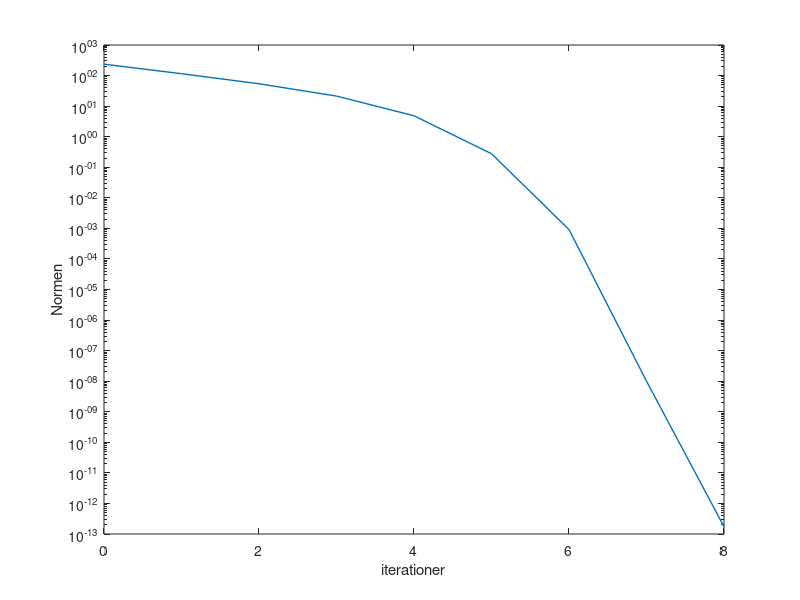
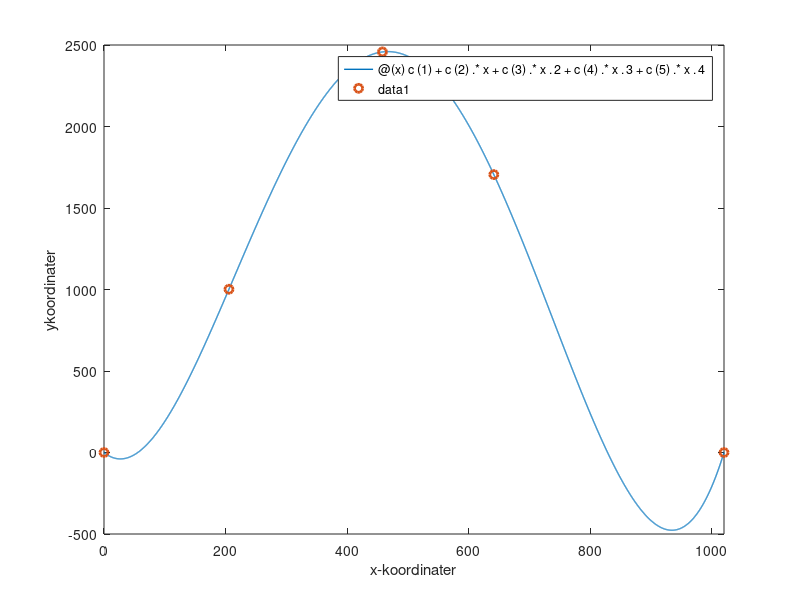

MATLAB code to generate these figures, in order:
%Uppgidt 3a

% vektor av alla xA och yA värdena för P1,P2 och P3
%     xA, yA 
A = [175, 950;
     410, 2400;
     675, 1730];

% vektor av alla xB och yB värdena för P1,P2 och P3
%    xB , yB
B = [160, 1008;
      381, 2500 ;
      656, 1760];

% vektor av alla avstånd mellan xA, xB värdena och P1,P2 och P3
%     LA , LB
L = [ 60 , 46;
      75 , 88;
      42 , 57];

%funtionen: 2 ekvationssystem för en Punkt. 6 okända. 
% (x-xA)^2 +(y-yA)^2=LA^2
% (x-xB)^2 +(y-yB)^2=LB^2
% x och y värdena är okända som vi ska hitta och xA,xB samt yA,yB värden
% tas från vektor A och B

f = @(x1,y1,x2,y2,x3,y3) [
    (x1 - A(1,1))^2 + (y1 - A(1,2))^2 + 0 + 0 + 0 + 0 - (L(1,1)^2);
    (x1 - B(1,1))^2 + (y1 - B(1,2))^2 + 0 + 0 + 0 + 0 - (L(1,2)^2);
    0 + 0 + (x2 - A(2,1))^2 + (y2 - A(2,2))^2 + 0 + 0 - (L(2,1)^2);
    0 + 0 + (x2 - B(2,1))^2 + (y2 - B(2,2))^2 + 0 + 0 - (L(2,2)^2);
    0 + 0 + 0 + 0 + (x3 - A(3,1))^2 + (y3 - A(3,2))^2 - (L(3,1)^2);
    0 + 0 + 0 + 0 + (x3 - B(3,1))^2 + (y3 - B(3,2))^2 - (L(3,2)^2);

   
];


% komponenterna i Jacobianen: derivatan
J = @(x1,y1,x2,y2,x3,y3) [
    2* (x1 - A(1,1)), 2*(y1 - A(1,2)), 0, 0, 0, 0;
    2*(x1 - B(1,1)), 2*(y1 - B(1,2)), 0, 0, 0, 0;
    0, 0, 2*(x2 - A(2,1)), 2*(y2 - A(2,2)), 0, 0;
    0, 0, 2*(x2 - B(2,1)), 2*(y2 - B(2,2)), 0, 0;
    0, 0, 0, 0, 2*(x3 - A(3,1)), 2*(y3 - A(3,2));
    0, 0, 0, 0, 2*(x3 - B(3,1)), 2*(y3 - B(3,2));
];

% Startgissning, 2 gissning per elemnt för att cirkeln skärs i två punkter
%{
x1start=[205, 123];  
y1start=[1001, 980];
x2start=[458,338];  
y2start=[2457, 2422];  
x3start=[713, 653];  
y3start=[713, 1757];  
%}
x1start=[200, 100];  
y1start=[1000, 980];
x2start=[460,350];  
y2start=[2500, 2400];  
x3start=[700, 650];  
y3start=[700, 1800];  


%toleransen
tol=1e-11;

% Cirkeln skärs i två punkter --> loopa över de två skärningspunkterna
for i=1:2   
    x1=x1start(i);
    y1=y1start(i);
    x2=x2start(i);
    y2=y2start(i);
    x3=x3start(i);
    y3=y3start(i);
   
    
    % Här Newtons metod implementeras
    hnorm = 1; iter = 0; diffx=[];
    while hnorm > tol && iter < 20
        iter = iter + 1;
        h = -J ( x1,y1,x2,y2,x3,y3 ) \ f ( x1,y1,x2,y2,x3,y3 ) ; % Los linjara ekvsystemet
       % Uppdatera enligt xn+1=h+xn
        x1 = x1 + h(1) ; y1= y1+h(2) ; 
        x2=x2+h(3); y2 = y2+h(4);
        x3 = x3 + h(5); y3 = y3 + h(6);
        % normen av alla punkt element
        hnorm = norm ( h ) ;
        % spara normen i en vektor för att plotta
        diffx=[diffx,norm(h)];
        %disp ([ iter x1 y1 x2 y2 x3 y3 hnorm ])
    end



    % När Newton är klar, lagra resultatet i radvektorerna 
    % x1rot, y1rot... (ett värde för varje skärningspunkt)
    x1rot(i) = x1;
    y1rot(i) =y1;
    x2rot(i) = x2;
    y2rot(i) =y2;
    x3rot(i) = x3;
    y3rot(i) =y3;
end

% Punkt P1
rotP11 = [x1rot(1), y1rot(1)]; % första skärningspunkt
rotP12 = [x1rot(2), y1rot(2)]; % andra skärningspunkt
% Punkt P2
rotP21 = [x2rot(1), y2rot(1)]; % första skärningspunkt
rotP22 = [x2rot(2), y2rot(2)]; % andra skärningspunkt
% Punkt P3
rotP31 = [x3rot(1), y3rot(1)]; % första skärningspunkt
rotP32 = [x3rot(2), y3rot(2)]; % andra skärningspunkt

disp("Intersection points: both roots for P1, P2 and P3");
disp("P1 root 1");
disp(rotP11);
disp("P1 root 2");
disp(rotP12);
disp("P2 root 1");
disp(rotP21);
disp("P2 root 2");
disp(rotP22); 
disp("P3 root 1");
disp(rotP31);
disp("P3 root 2");
disp(rotP32); 


% Konvergenshastighet
figure;
semilogy(0:length(diffx)-1, diffx,'LineWidth',1);
xlabel('iterationer')
ylabel('Normen')

%______________-----------------___________________--------------------____________________------------------
% Uppgift 3b

%Ansats: P = c0+c1x+c2x^2+c3x^3+c4^x^4
% Ac=b
P0=[0;0];
P4=[1020;0];
b=[P0(2),rotP11(2),rotP21(2),rotP31(2),P4(2)]';
A=[ones(1,5);
    P0(1),rotP11(1), rotP21(1),rotP31(1),P4(1);
    P0(1),(rotP11(1)^2), (rotP21(1)^2),(rotP31(1)^2),(P4(1)^2);
    P0(1),rotP11(1)^3, rotP21(1)^3,rotP31(1)^3,P4(1)^3;
    P0(1),rotP11(1)^4, rotP21(1)^4,rotP31(1)^4,P4(1)^4;
    ]';

c=A\b

p = @(x) c(1) + c(2).*x + c(3).*x.^2 + c(4).*x.^3 + c(5).*x.^4;
figure;
grid on;
fplot(p,[0,1020],'LineWidth',1);
hold on;
plot(A(:,2),b,'o','LineWidth',2)
xlabel('x-koordinater')
ylabel('ykoordinater')
